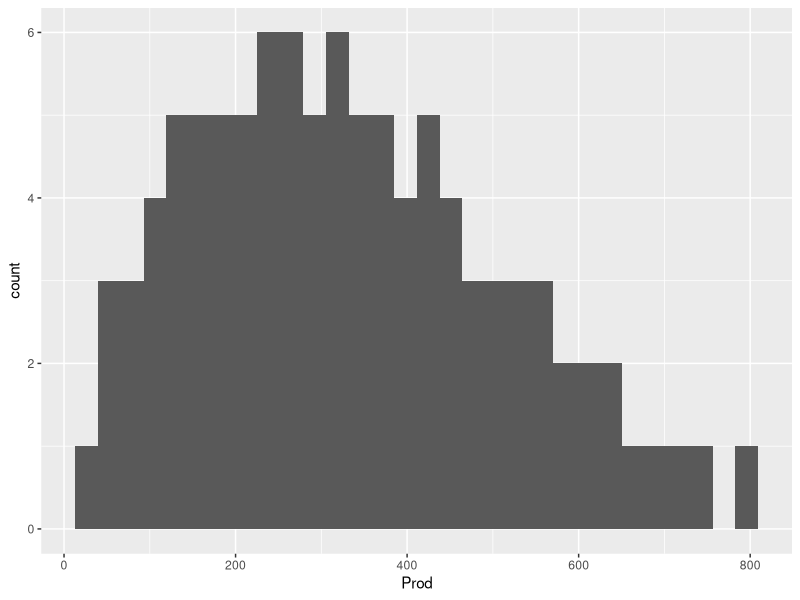
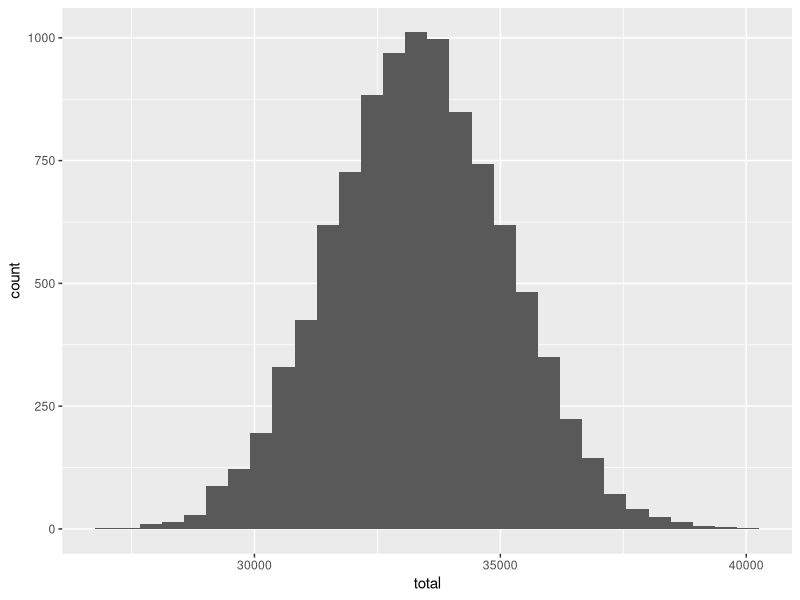
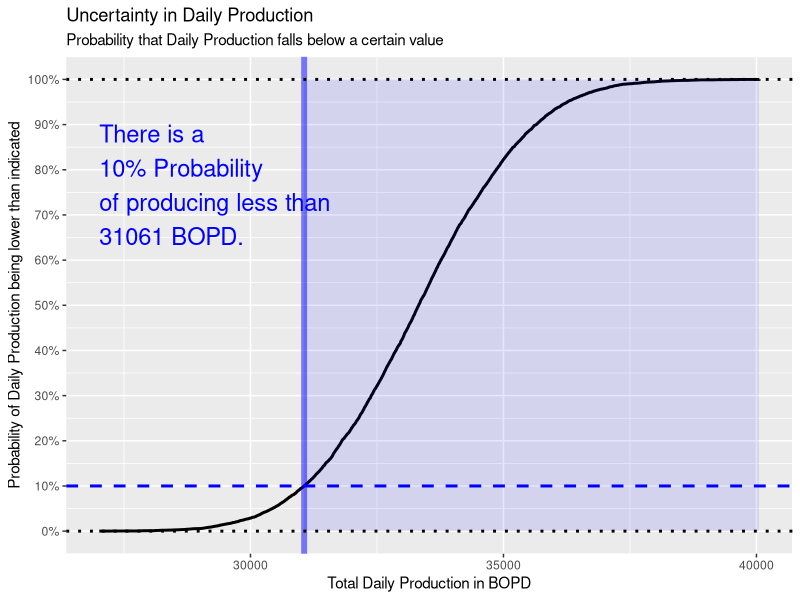
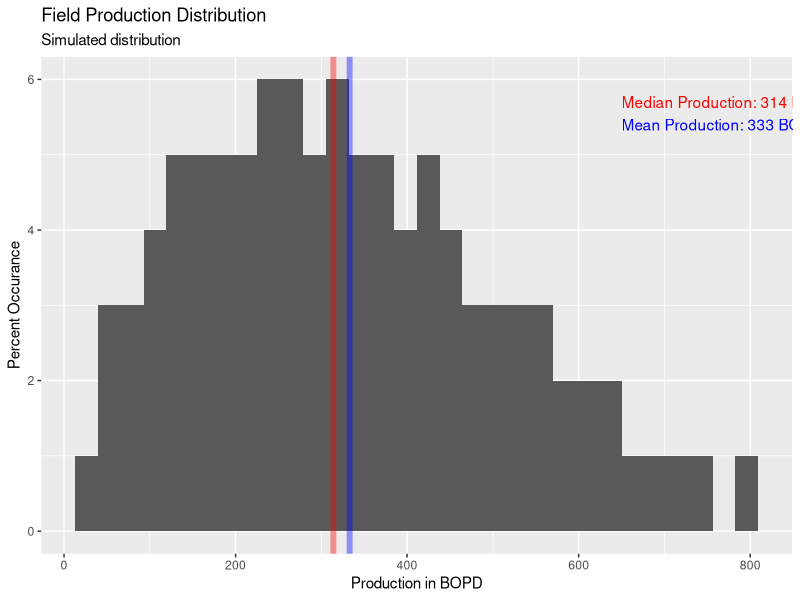
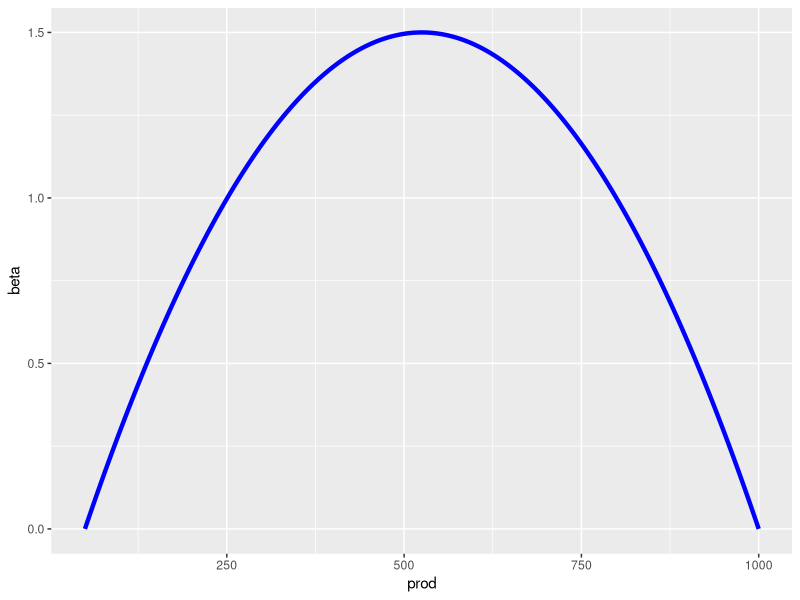
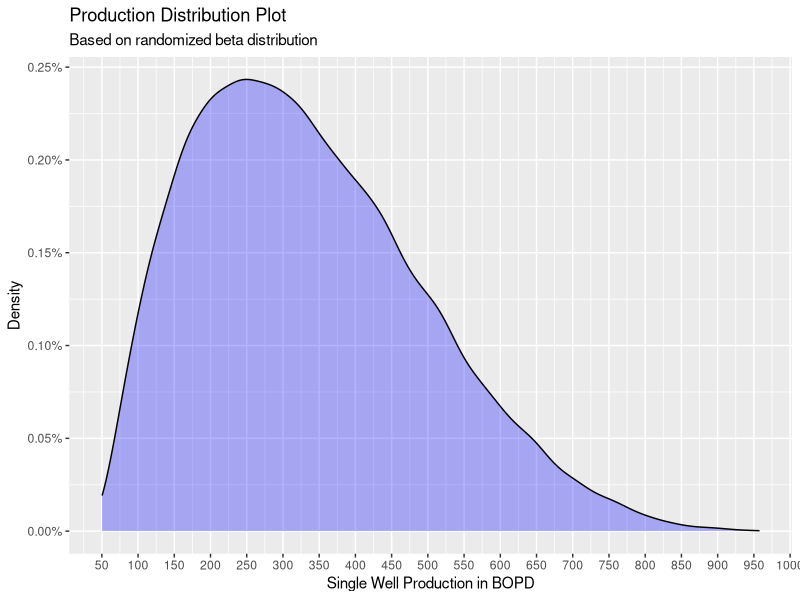

Here is the R script that generated these plots, in order:
# Title ---------------------------------------------------------------------------------------
# Monte Carlo Oil Production Model
#
# Notes: use beta distribution to create Monte Carlo Simulation to forecast oil production
#
# Inputs: min_prod_well, max_prod_well, shape1, shape2, num_wells
# Outputs: histogram of distribution, CDF, table of percentile results w/ probabilities


# Libraries -----------------------------------------------------------------------------------
library(dplyr)
library(ggplot2)

# Inputs --------------------------------------------------------------------------------------

min_prod_well <- 50       # smallest well production in BOPD
max_prod_well <- 1000     # highest well production in BOPD
shape1 <- 2
shape2 <- 4
num_wells <- 100
runs <- 10000


# MC Simulation -------------------------------------------------------------------------------

sims <- c()
total_prod <- c()
for (i in c(1:runs)) {
      
      beta <- sort(rbeta(num_wells, shape1 = shape1, shape2 = shape2))
      well_prod <- min_prod_well + (beta * max_prod_well - min_prod_well)
      
      if (is.null(sims)) {
            sims <- well_prod
            total_prod <- sum(well_prod)
      } else {
            sims <- sims + well_prod
            total_prod <- append(total_prod, sum(well_prod))
      }
}
sims <- round( sims / runs, 1)
mc <- data.frame(Prod = sims)
ggplot(mc, aes(x = Prod)) + geom_histogram()

prod_df <- data.frame(total = total_prod)
ggplot(prod_df, aes(x = total)) + geom_histogram()


prob <- 0.1
prod_prob <- round(quantile(total_prod, prob), 0)

plot_expl <- paste0("There is a \n", prob * 100, "% Probability \n",
                    "of producing less than \n", prod_prob, " BOPD.")

ggplot(prod_df, aes(x = total)) + 
      stat_ecdf(geom = "step", pad = FALSE, size = 1) +
      geom_vline(xintercept = prod_prob, 
                 size = 2, 
                 color = 'blue',
                 alpha = 0.5) +
      geom_hline(yintercept = prob, size = 1, linetype = "dashed",
                 color = "blue") +
      annotate("text", label = plot_expl,
               x = min(total_prod), y = 0.9,
               color = 'blue', hjust = 0, size = 6, vjust = 1) +
      annotate("rect",
               xmin = prod_prob, xmax = max(total_prod),
               ymin = 0, ymax = 1,
               fill = 'blue', alpha = 0.1) +
      geom_hline(yintercept = c(0,1), size = 1, linetype = "dotted") +
      labs(
            title = "Uncertainty in Daily Production",
            subtitle = "Probability that Daily Production falls below a certain value"
      ) +
      scale_y_continuous(labels = scales::percent, 
                         breaks = seq(0, 1, 0.1)) +
      xlab("Total Daily Production in BOPD") +
      ylab("Probability of Daily Production being lower than indicated")




# Results -------------------------------------------------------------------------------------
summary(mc)

# Median and Mean Production (per well)
med <- round(median(mc$Prod), 0)
avg <- round(mean(mc$Prod), 0)



# Histogram
g <- ggplot(mc, aes(x = Prod, y=100*(..count..)/sum(..count..))) + 
      geom_histogram() +
      labs(
            title = "Field Production Distribution",
            subtitle = "Simulated distribution"
      ) +
      xlab("Production in BOPD") +
      ylab("Percent Occurance") +
      geom_vline(xintercept = med, color = 'red', size = 2, alpha = 0.4) +
      geom_vline(xintercept = avg, color = 'blue', size = 2, alpha = 0.4)

# Labels
label_med <- paste0("Median Production: ", med, " BOPD")
label_avg <- paste0("Mean Production: ", avg, " BOPD")

y_max <- max(ggplot_build(g)$data[[1]]$ymax)

g + annotate("text",
             label = c(label_med, label_avg),
             x = 650,
             y = c(y_max * 0.95, y_max * 0.9),
             color = c("red", "blue"),
             hjust = 0)





x <- seq(0, 1, length=1000)
prod <- seq(50, 1000, length = 1000)
df_beta <- data.frame(x = prod, beta = dbeta(x, 2, 2))

ggplot(df_beta, aes(x = prod, y = beta)) + geom_line(size = 1.5, color = "blue")


min_prod_well <- 50
max_prod_well <- 1000

set.seed(1235)
beta <- sort(rbeta(50000, shape1 = 2, shape2 = 5))
well_prod <- 2*min_prod_well + (beta * max_prod_well - min_prod_well)

df <- data.frame(Production = well_prod)

ggplot(df, aes(x = Production)) + 
      geom_density(fill = "blue", alpha = 0.3) +
      labs(
            title = "Production Distribution Plot",
            subtitle = "Based on randomized beta distribution"
      ) +
      ylab("Density") + xlab("Single Well Production in BOPD") +
      scale_y_continuous(labels = scales::percent) +
      scale_x_continuous(breaks = seq(50, 1000, 50))

summary(df)
